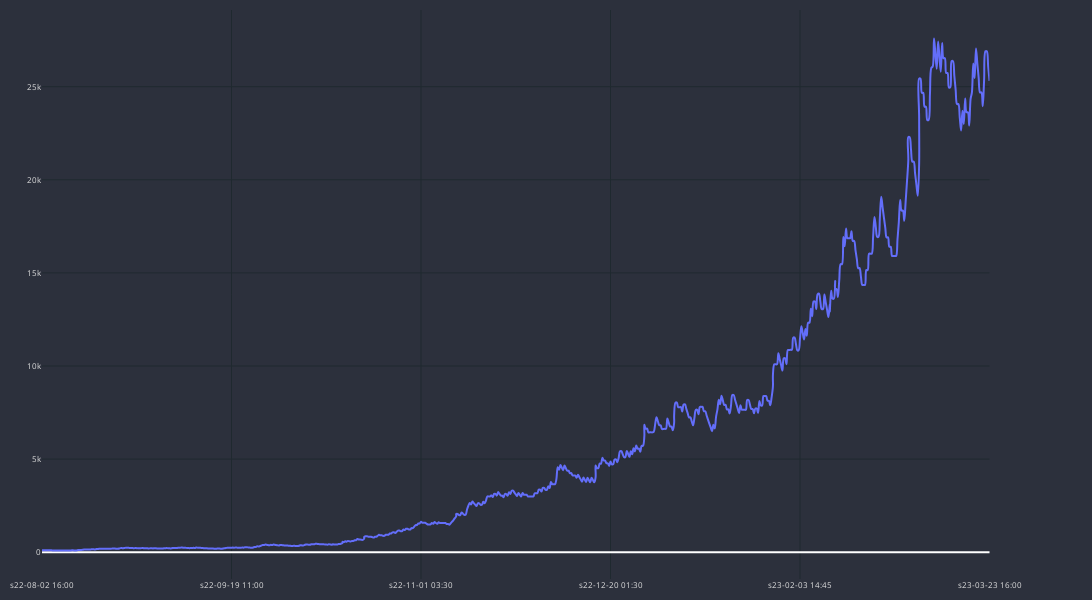

The cell this chart's notebook holds for it:
### Code cell
df_res_m5_plot = df_res_m5#.loc[:100]
df_res_m5_plot['time'] = df_res_m5_plot['end_time']
cp = CandlePlot(df_res_m5_plot, candles=False)
cp.show_plot(line_traces=['balance'])

### Figure 1 — Plotly figure (JSON) as saved in the notebook; plotly's stock layout.template omitted (floating-point values rounded to 4 significant figures; data arrays with more than 128 entries replaced by an {"elided": "..."} marker saying what was removed)
{"data": [{"line": {"shape": "spline", "width": 2}, "name": "balance", "type": "scatter", "x": {"elided": "716 str values"}, "xaxis": "x", "y": {"elided": "716 float values"}, "yaxis": "y"}], "layout": {"font": {"color": "#e1e1e1", "size": 8}, "height": 600, "margin": {"b": 10, "l": 10, "r": 10, "t": 10}, "paper_bgcolor": "#2c303c", "plot_bgcolor": "#2c303c", "width": 1400, "xaxis": {"anchor": "y", "domain": [0, 0.94], "gridcolor": "#1f292f", "nticks": 5, "rangeslider": {"visible": false}}, "yaxis": {"anchor": "x", "domain": [0, 1], "gridcolor": "#1f292f"}, "yaxis2": {"anchor": "x", "gridcolor": "#1f292f", "overlaying": "y", "side": "right"}}}
